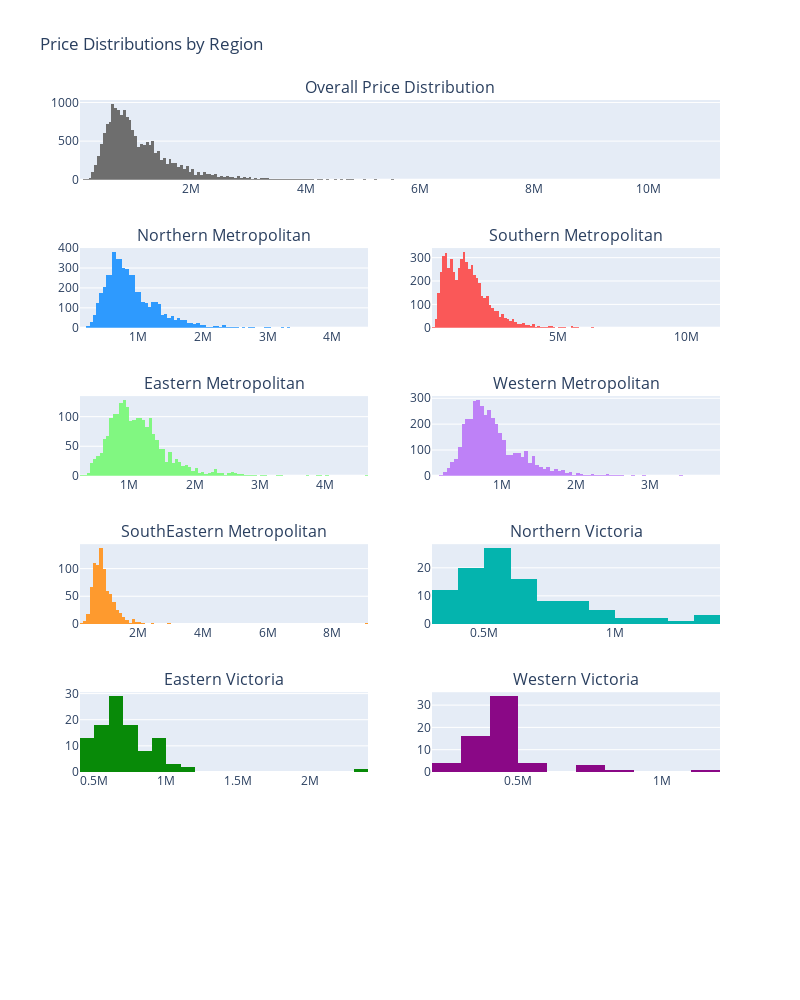

The cell this chart's notebook holds for it:
### Code cell
# Price by Region
all_regions = pty_df['Price'].values
northern_metropolitan = pty_df['Price'].loc[pty_df['Regionname'] == 'Northern Metropolitan'].values
southern_metropolitan = pty_df['Price'].loc[pty_df['Regionname'] == 'Southern Metropolitan'].values
eastern_metropolitan = pty_df['Price'].loc[pty_df['Regionname'] == 'Eastern Metropolitan'].values
western_metropolitan = pty_df['Price'].loc[pty_df['Regionname'] == 'Western Metropolitan'].values
southeastern_metropolitan = pty_df['Price'].loc[pty_df['Regionname'] == 'South-Eastern Metropolitan'].values
northern_victoria = pty_df['Price'].loc[pty_df['Regionname'] == 'Northern Victoria'].values
eastern_victoria = pty_df['Price'].loc[pty_df['Regionname'] == 'Eastern Victoria'].values
western_victoria = pty_df['Price'].loc[pty_df['Regionname'] == 'Western Victoria'].values


# Histograms
overall_price_plot = go.Histogram(
    x=all_regions,
   # histnorm='count', 
    name='All Regions',
    marker=dict(
        color='#6E6E6E'
    )
)


northern_metropolitan_plot = go.Histogram(
    x=northern_metropolitan,
  #  histnorm='count', 
    name='Northern Metropolitan',
    marker=dict(
        color='#2E9AFE'
    )
)

southern_metropolitan_plot = go.Histogram(
    x=southern_metropolitan,
  #  histnorm='count', 
    name='Southern Metropolitan',
    marker=dict(
        color='#FA5858'
    )
)


eastern_metropolitan_plot = go.Histogram(
    x=eastern_metropolitan,
    #histnorm='count', 
    name='Eastern Metropolitan',
    marker=dict(
        color='#81F781'
    )
)

western_metropolitan_plot = go.Histogram(
    x=western_metropolitan,
    #histnorm='count', 
    name='Western Metropolitan',
    marker=dict(
        color='#BE81F7'
    )
)

southeastern_metropolitan_plot = go.Histogram(
    x=southeastern_metropolitan,
    #histnorm='count', 
    name='SouthEastern Metropolitan',
    marker=dict(
        color='#FE9A2E'
    )
)

northern_victoria_plot = go.Histogram(
    x=northern_victoria,
    #histnorm='count', 
    name='Northern Victoria',
    marker=dict(
        color='#04B4AE'
    )
)

eastern_victoria_plot = go.Histogram(
    x=eastern_victoria,
    #histnorm='count', 
    name='Eastern Victoria',
    marker=dict(
        color='#088A08'
    )
)


western_victoria_plot = go.Histogram(
    x=western_victoria,
    #histnorm='count', 
    name='Western Victoria',
    marker=dict(
        color='#8A0886'
    )
)

fig = tools.make_subplots(rows=6, cols=2, print_grid=False, specs=[[{'colspan': 2}, None], [{}, {}], [{}, {}], [{}, {}], [{}, {}], [{'colspan': 2}, None]],
                         subplot_titles=(
                             'Overall Price Distribution',
                             'Northern Metropolitan',
                             'Southern Metropolitan',
                             'Eastern Metropolitan',
                             'Western Metropolitan',
                             'SouthEastern Metropolitan',
                             'Northern Victoria',
                             'Eastern Victoria',
                             'Western Victoria',
                             ))
fig.append_trace(overall_price_plot, 1, 1)
fig.append_trace(northern_metropolitan_plot, 2, 1)
fig.append_trace(southern_metropolitan_plot, 2, 2)
fig.append_trace(eastern_metropolitan_plot, 3, 1)
fig.append_trace(western_metropolitan_plot, 3, 2)
fig.append_trace(southeastern_metropolitan_plot, 4, 1)
fig.append_trace(northern_victoria_plot, 4, 2)
fig.append_trace(eastern_victoria_plot, 5, 1)
fig.append_trace(western_victoria_plot, 5, 2)

fig['layout'].update(showlegend=False, title="Price Distributions by Region",
                    height=1000, width=800)
iplot(fig, filename='custom-sized-subplot-with-subplot-titles')

### Figure 1 — Plotly figure (JSON) as saved in the notebook; plotly's stock layout.template omitted (floating-point values rounded to 4 significant figures; data arrays with more than 128 entries replaced by an {"elided": "..."} marker saying what was removed)
{"data": [{"marker": {"color": "#6E6E6E"}, "name": "All Regions", "type": "histogram", "x": {"elided": "17679 int values"}, "xaxis": "x", "yaxis": "y"}, {"marker": {"color": "#2E9AFE"}, "name": "Northern Metropolitan", "type": "histogram", "x": {"elided": "5054 int values"}, "xaxis": "x2", "yaxis": "y2"}, {"marker": {"color": "#FA5858"}, "name": "Southern Metropolitan", "type": "histogram", "x": {"elided": "5528 int values"}, "xaxis": "x3", "yaxis": "y3"}, {"marker": {"color": "#81F781"}, "name": "Eastern Metropolitan", "type": "histogram", "x": {"elided": "2110 int values"}, "xaxis": "x4", "yaxis": "y4"}, {"marker": {"color": "#BE81F7"}, "name": "Western Metropolitan", "type": "histogram", "x": {"elided": "3930 int values"}, "xaxis": "x5", "yaxis": "y5"}, {"marker": {"color": "#FE9A2E"}, "name": "SouthEastern Metropolitan", "type": "histogram", "x": {"elided": "785 int values"}, "xaxis": "x6", "yaxis": "y6"}, {"marker": {"color": "#04B4AE"}, "name": "Northern Victoria", "type": "histogram", "x": [621000, 530500, 521000, 650000, 355000, 540000, 817000, 410000, 535000, 898000, 815000, 775000, 790000, 345000, 600000, 807000, 426000, 362000, 330000, 371500, 620000, 500000, 531000, 375000, 427500, 601000, 950000, 555000, 438000, 745000, 481000, 690000, 780000, 650000, 366000, 990000, 365500, 430000, 439000, 1355000, 515000, 440000, 820000, 636000, 530000, 630000, 895000, 380000, 1340000, 441000, 695500, 930000, 484000, 411000, 1050000, 578000, 356000, 570000, 1100000, 1350000, 355000, 484000, 413000, 588000, 700000, 470000, 616000, 439000, 518000, 625000, 590000, 835000, 510000, 668500, 477000, 622000, 430000, 1100000, 537000, 530000, 970000, 490000, 940000, 565000, 625000, 580000, 585500, 575000, 760000, 568000, 426000, 560000, 1063000, 750000, 750000, 530000, 550000, 1250000, 465000, 865000, 670000, 500000, 371000, 565000], "xaxis": "x7", "yaxis": "y7"}, {"marker": {"color": "#088A08"}, "name": "Eastern Victoria", "type": "histogram", "x": [627500, 611000, 452000, 872000, 730000, 608500, 400000, 651000, 581000, 675000, 690000, 620000, 410500, 1070000, 667000, 740000, 911982, 1085000, 575000, 920000, 950000, 735000, 650000, 683000, 640000, 650000, 930000, 900000, 637500, 780000, 559000, 435000, 670000, 775000, 755000, 447000, 900000, 643500, 537000, 620000, 655000, 570000, 565500, 696000, 975000, 720000, 515000, 835000, 835000, 493000, 965000, 720000, 760000, 765000, 450000, 500000, 672000, 655000, 530000, 728000, 493000, 556500, 801500, 1100000, 870000, 490000, 910000, 815000, 730000, 935000, 760000, 630000, 595000, 485000, 740000, 490000, 570000, 510000, 712000, 800000, 500000, 519000, 563000, 571000, 480000, 462000, 1075000, 690000, 620000, 1150000, 780000, 667000, 510000, 750000, 960000, 670000, 660000, 650000, 790000, 940000, 2300000, 830000, 630000, 922000, 665000], "xaxis": "x8", "yaxis": "y8"}, {"marker": {"color": "#8A0886"}, "name": "Western Victoria", "type": "histogram", "x": [320000, 480000, 400000, 355000, 420000, 419000, 405000, 420000, 465000, 295000, 347500, 285000, 550000, 373500, 280500, 341000, 336000, 426000, 375000, 326000, 400000, 412250, 456000, 300000, 385000, 460000, 430000, 410000, 460000, 283000, 710000, 395000, 412000, 395000, 407000, 455000, 450000, 420000, 538000, 413000, 413000, 431500, 720000, 450000, 710000, 580000, 385000, 451000, 425000, 476000, 400000, 420000, 410000, 380000, 350000, 415000, 466000, 892000, 415000, 443000, 500000, 330000, 1152000], "xaxis": "x9", "yaxis": "y9"}], "layout": {"annotations": [{"font": {"size": 16}, "showarrow": false, "text": "Overall Price Distribution", "x": 0.5, "xanchor": "center", "xref": "paper", "y": 1.0, "yanchor": "bottom", "yref": "paper"}, {"font": {"size": 16}, "showarrow": false, "text": "Northern Metropolitan", "x": 0.225, "xanchor": "center", "xref": "paper", "y": 0.8194, "yanchor": "bottom", "yref": "paper"}, {"font": {"size": 16}, "showarrow": false, "text": "Southern Metropolitan", "x": 0.775, "xanchor": "center", "xref": "paper", "y": 0.8194, "yanchor": "bottom", "yref": "paper"}, {"font": {"size": 16}, "showarrow": false, "text": "Eastern Metropolitan", "x": 0.225, "xanchor": "center", "xref": "paper", "y": 0.6389, "yanchor": "bottom", "yref": "paper"}, {"font": {"size": 16}, "showarrow": false, "text": "Western Metropolitan", "x": 0.775, "xanchor": "center", "xref": "paper", "y": 0.6389, "yanchor": "bottom", "yref": "paper"}, {"font": {"size": 16}, "showarrow": false, "text": "SouthEastern Metropolitan", "x": 0.225, "xanchor": "center", "xref": "paper", "y": 0.4583, "yanchor": "bottom", "yref": "paper"}, {"font": {"size": 16}, "showarrow": false, "text": "Northern Victoria", "x": 0.775, "xanchor": "center", "xref": "paper", "y": 0.4583, "yanchor": "bottom", "yref": "paper"}, {"font": {"size": 16}, "showarrow": false, "text": "Eastern Victoria", "x": 0.225, "xanchor": "center", "xref": "paper", "y": 0.2778, "yanchor": "bottom", "yref": "paper"}, {"font": {"size": 16}, "showarrow": false, "text": "Western Victoria", "x": 0.775, "xanchor": "center", "xref": "paper", "y": 0.2778, "yanchor": "bottom", "yref": "paper"}], "height": 1000, "showlegend": false, "title": {"text": "Price Distributions by Region"}, "width": 800, "xaxis": {"anchor": "y", "autorange": true, "domain": [0, 1], "range": [50000.0, 11250000.0], "type": "linear"}, "xaxis10": {"anchor": "y10", "domain": [0, 1]}, "xaxis2": {"anchor": "y2", "autorange": true, "domain": [0, 0.45], "range": [100000.0, 4550000.0], "type": "linear"}, "xaxis3": {"anchor": "y3", "autorange": true, "domain": [0.55, 1], "range": [100000.0, 11300000.0], "type": "linear"}, "xaxis4": {"anchor": "y4", "autorange": true, "domain": [0, 0.45], "range": [250000.0, 4650000.0], "type": "linear"}, "xaxis5": {"anchor": "y5", "autorange": true, "domain": [0.55, 1], "range": [50000.0, 3950000.0], "type": "linear"}, "xaxis6": {"anchor": "y6", "autorange": true, "domain": [0, 0.45], "range": [200000.0, 9100000.0], "type": "linear"}, "xaxis7": {"anchor": "y7", "autorange": true, "domain": [0.55, 1], "range": [300000.0, 1400000.0], "type": "linear"}, "xaxis8": {"anchor": "y8", "autorange": true, "domain": [0, 0.45], "range": [400000.0, 2400000.0], "type": "linear"}, "xaxis9": {"anchor": "y9", "autorange": true, "domain": [0.55, 1], "range": [200000.0, 1200000.0], "type": "linear"}, "yaxis": {"anchor": "x", "autorange": true, "domain": [0.9028, 1.0], "range": [0, 1033.0]}, "yaxis10": {"anchor": "x10", "domain": [0, 0.09722]}, "yaxis2": {"anchor": "x2", "autorange": true, "domain": [0.7222, 0.8194], "range": [0, 400]}, "yaxis3": {"anchor": "x3", "autorange": true, "domain": [0.7222, 0.8194], "range": [0, 341.1]}, "yaxis4": {"anchor": "x4", "autorange": true, "domain": [0.5417, 0.6389], "range": [0, 134.7]}, "yaxis5": {"anchor": "x5", "autorange": true, "domain": [0.5417, 0.6389], "range": [0, 308.4]}, "yaxis6": {"anchor": "x6", "autorange": true, "domain": [0.3611, 0.4583], "range": [0, 144.2]}, "yaxis7": {"anchor": "x7", "autorange": true, "domain": [0.3611, 0.4583], "range": [0, 28.42]}, "yaxis8": {"anchor": "x8", "autorange": true, "domain": [0.1806, 0.2778], "range": [0, 30.53]}, "yaxis9": {"anchor": "x9", "autorange": true, "domain": [0.1806, 0.2778], "range": [0, 35.79]}}}
